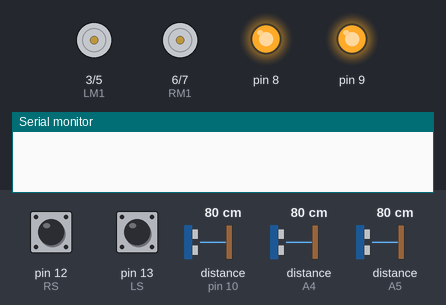
The sketch below on a simulated Arduino Uno, built with avr-gcc and run on an emulated ATmega328P. Shown: motor-driver pin pairs drawn as motors (green arrow = first pin HIGH = forward, orange = second pin HIGH = backward, longer = more drive), output pins drawn as LEDs (lit = HIGH), the last lines printed to the serial monitor. Wiring (inferred from the names in the program): 3 × ultrasonic range finder: trigger pin 11, echo pin 10 / trigger A2, echo A5 / trigger A3, echo A4. The test bench sets the inputs (shaded band); at power-on: distance to the obstacle (sensors on pin 10, A4, A5) 80 cm, pin 12 (RS) HIGH, pin 13 (LS) HIGH. The echo pulse lasts 58.3 µs per cm; pins used as bus, display or sensor lines are not drawn.

Above: at 1.03 s.
1.3 s: distance to the obstacle (sensor on pin 10) set to 17 cm
4.3 s: distance to the obstacle (sensor on pin 10) set to 14 cm
At 5.5 s:
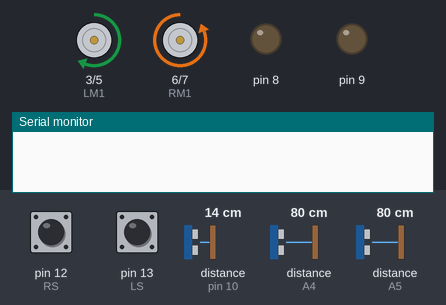
5.8 s: distance to the obstacle (sensor on A4) set to 2 cm
At 7.0 s:
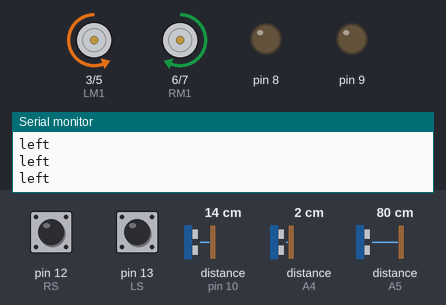
7.3 s: distance to the obstacle (sensor on A5) set to 2 cm
At 7.7 s:
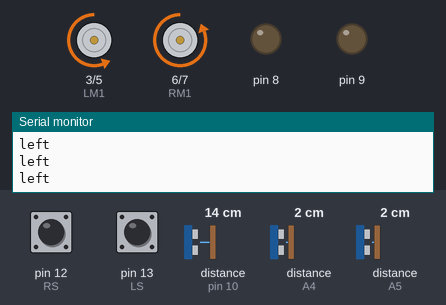
8.8 s: distance to the obstacle (sensor on A5) set to 35 cm
At 9.9 s:
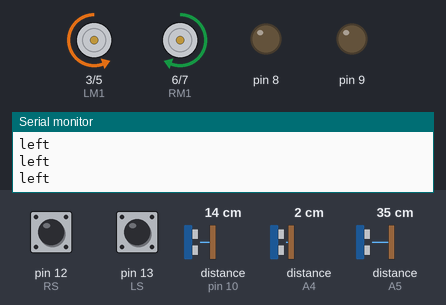
10.3 s: distance to the obstacle (sensor on A5) set to 4 cm
At 10.9 s:
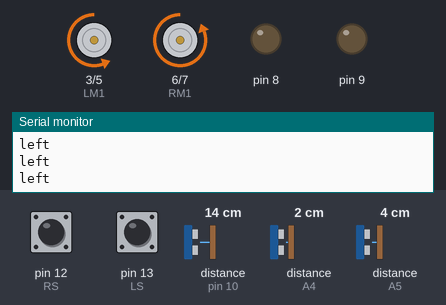
Timing chart, 0 to 12.8 s (numbered marks = the images above; inputs shaded):
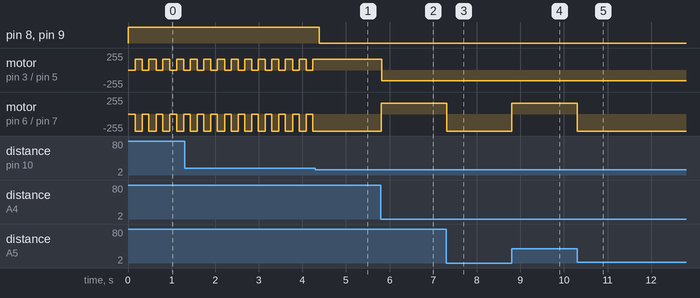

Measured:
- the behaviour switches between 16 and 15 cm on distance to the obstacle (sensor on pin 10) (found by bisection; images 0 and 1)
- after the input at 4.3 s, pin 8, pin 9: HIGH → LOW after 0.09 s; motor on pin 3 (LM1) / pin 5 (LM2): stops changing and stays forward 160/255; motor on pin 6 (RM1) / pin 7 (RM2): stops changing and stays backward 255/255
- after the input at 5.8 s, motor on pin 3 (LM1) / pin 5 (LM2): forward 160/255 → backward 160/255 at once; motor on pin 6 (RM1) / pin 7 (RM2): backward 255/255 → forward 160/255 at once
- after the input at 7.3 s, motor on pin 6 (RM1) / pin 7 (RM2): forward 160/255 → backward 255/255 at once
- after the input at 8.8 s, motor on pin 6 (RM1) / pin 7 (RM2): backward 255/255 → forward 160/255 at once
- after the input at 10.3 s, motor on pin 6 (RM1) / pin 7 (RM2): forward 160/255 → backward 255/255 at once
- by itself, motor on pin 3 (LM1) / pin 5 (LM2): alternates forward 160/255 for 0.16 s and stopped for 0.15 s
- by itself, motor on pin 6 (RM1) / pin 7 (RM2): alternates backward 255/255 for 0.16 s and stopped for 0.15 s

The sketch:

FINAL.ino
```cpp
const int trigPin1 = 11;
const int echoPin1 = 10;
const int trigPin2 = A3;
const int echoPin2 = A4;
const int trigPin3 = A2;
const int echoPin3 = A5;
int LS=13 ;   // left sensor
int RS=12 ;   // right sensor
int DIS=15;
/*-------definning Outputs------*/
int LM1=3;  // left motor
int LM2=5;      // left motor
int RM1=6;      // right motor
int RM2=7;       // right motor
int c=1;
void setup()
{
  pinMode(LS, INPUT);
  pinMode(RS, INPUT);
  pinMode(LM1, OUTPUT);
  pinMode(LM2, OUTPUT);
  pinMode(RM1, OUTPUT);
  pinMode(RM2, OUTPUT);
  Serial.begin(9600);
 pinMode(trigPin1, OUTPUT);
 pinMode(echoPin1, INPUT);

 pinMode(trigPin2, OUTPUT);
 pinMode(echoPin2, INPUT);
 pinMode(trigPin3, OUTPUT);
 pinMode(echoPin3, INPUT);
 pinMode(8,OUTPUT);
 pinMode(9,OUTPUT);
 digitalWrite(8,HIGH);
 digitalWrite(9,HIGH);
};

void loop()
  {
  while (1)
  {
  if(!digitalRead(LS) && !digitalRead(RS))     // Move Forward
  {

    analogWrite(LM1, 110);
    analogWrite(LM2, 0);
    analogWrite(RM1, 110);
    analogWrite(RM2, 0);

  }

  else if((digitalRead(LS)) && !digitalRead(RS))     // Turn left
  {

    analogWrite(LM1, 0);
    analogWrite(LM2, 160);

    analogWrite(RM1, 160);
    analogWrite(RM2, 0);

  }

  else if(!digitalRead(LS) && (digitalRead(RS)))     // turn right
  {

    analogWrite(LM1, 160);
    analogWrite(LM2, 0);

    analogWrite(RM1, 0);
    analogWrite(RM2, 160);
    delay(200);
  }

  else if((digitalRead(LS)) && (digitalRead(RS)))     // stop

   {
    if(FrontSensor() <DIS || RightSensor() <DIS || LeftSensor()<DIS )
       { break;}
    else {

      analogWrite(LM1,0);
    analogWrite(LM2, 0);
    analogWrite(RM1, 0);
    analogWrite(RM2, 0);
    delay(150);
    analogWrite(LM1,160);
    analogWrite(LM2, 0);
    analogWrite(RM1, 0);
    analogWrite(RM2, 160);
    delay(150);
   }
  }
  }
  digitalWrite(8,LOW);
  digitalWrite(9,LOW);
  delay(1000);

  while (1){
    if ( FrontSensor() < DIS && RightSensor () <DIS && LeftSensor
()<DIS) // obstacle infront of all 3 sides
 {
 reverse ();
//then reverse
 }
 else if (FrontSensor() <DIS && RightSensor () <DIS && LeftSensor
()>DIS) // obstacle on right and front sides
 {
 turn_left ();
 Serial.println("left");
// turn left side
 }
 else if (FrontSensor() <DIS && RightSensor () >DIS && LeftSensor
()<DIS) // obstacle on left and front sides
 {
 turn_right ();
// turn right side
 }
 else if (FrontSensor() <DIS && RightSensor () >DIS && LeftSensor
()>DIS) // obstacle on front sides
 {
 turn_right ();
// then turn right
 }
 else if (FrontSensor() >DIS && RightSensor () >DIS && LeftSensor
()<DIS) // obstacle on left sides
 {
 turn_right ();
// then turn right and then forward

 }
 else if (FrontSensor() >DIS && RightSensor () <DIS && LeftSensor
() >DIS) // obstacle on right sides
 {
 forward();
// then turn left and then right
 }
 else
 {
 forward();
 }
  }
}


void forward ()
{
 analogWrite(LM1, 160);
 digitalWrite(LM2, LOW);
 analogWrite(RM1, 160);
 digitalWrite(RM2, LOW);

}
void turn_right ()
{
 analogWrite(LM1, 160);
 digitalWrite(LM2, LOW);
 digitalWrite(RM1, LOW);
 analogWrite(RM2, 160);

}
void turn_left ()
{
 digitalWrite(LM1, LOW);
 analogWrite(LM2, 160);
 analogWrite(RM1, 160);
 digitalWrite(RM2, LOW);

}
void reverse ()
{
 digitalWrite(LM1, LOW);
 analogWrite(LM2, 160);
 digitalWrite(RM1, LOW);
 analogWrite(RM2, 160);

}
void stop()
{
 digitalWrite(LM1, LOW);
 digitalWrite(LM2, LOW);
 digitalWrite(RM1, LOW);
 digitalWrite(RM2, LOW);

}
long FrontSensor ()
{
long dur;
 digitalWrite(trigPin1, LOW);
 delayMicroseconds(5); // delays are required for a succesful sensor
//operation.
 digitalWrite(trigPin1, HIGH);
 delayMicroseconds(10); //this delay is required as well!
 digitalWrite(trigPin1, LOW);
 dur = pulseIn(echoPin1, HIGH);
 return (dur/58);// convert the distance to centimeters.
}
long RightSensor ()
{
long dur;
 digitalWrite(trigPin2, LOW);
 delayMicroseconds(5); // delays are required for a succesful sensor
//operation.
 digitalWrite(trigPin2, HIGH);
 delayMicroseconds(10); //this delay is required as well!
 digitalWrite(trigPin2, LOW);
 dur = pulseIn(echoPin2, HIGH);
 return (dur/58);// convert the distance to centimeters.
}
long LeftSensor ()
{
long dur;
 digitalWrite(trigPin3, LOW);
 delayMicroseconds(5); // delays are required for a succesful sensor
//operation.
 digitalWrite(trigPin3, HIGH);
 delayMicroseconds(10); //this delay is required as well!
 digitalWrite(trigPin3, LOW);
 dur = pulseIn(echoPin3, HIGH);
 return (dur/58);// convert the distance to centimeters.
}
```
